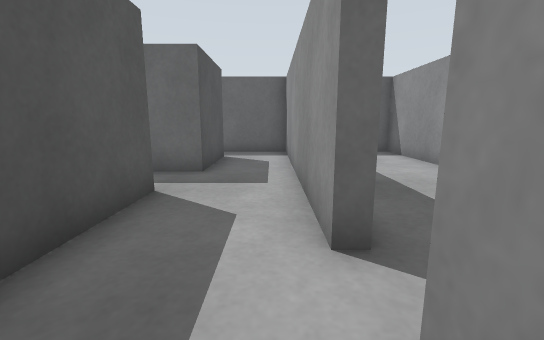
[1] (above)

24 first-person views from a walk through a world built for the Gazebo simulator. The camera is 0.61 m above the floor, tilts 10° down and sees 90° across. The floor is counted in squares, 0.5 m on a side. Each view is taken from the middle of a square. On the plan, view 1 faces up. The plan holds only what a view shows up to about 12 squares ahead; the rest is blank.

[2]
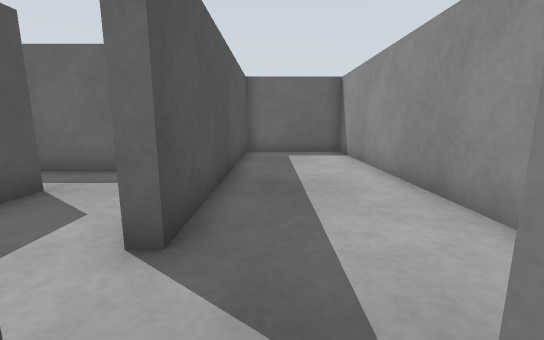

[3]
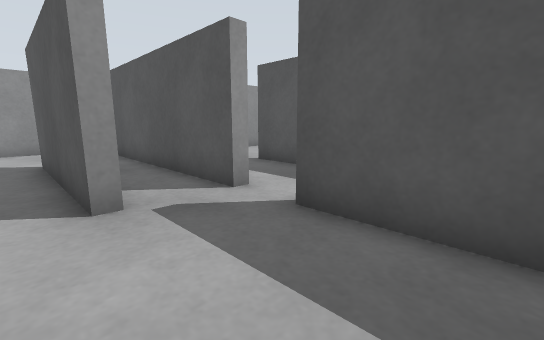

[4]
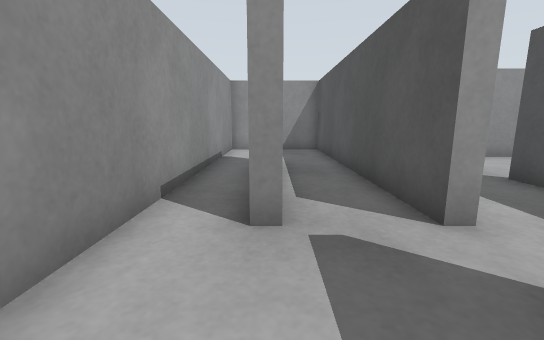

[5]
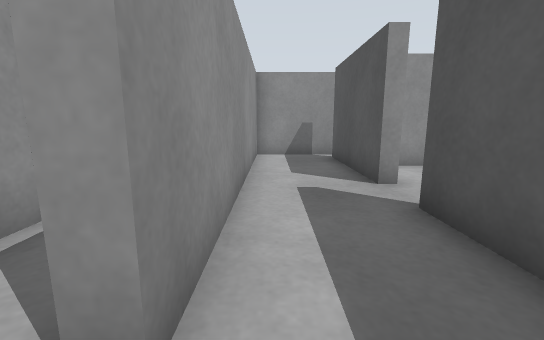

[6]
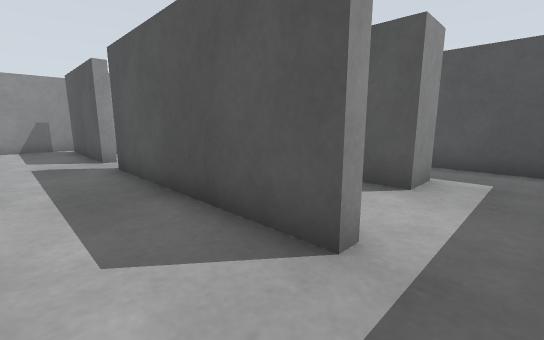

[7]
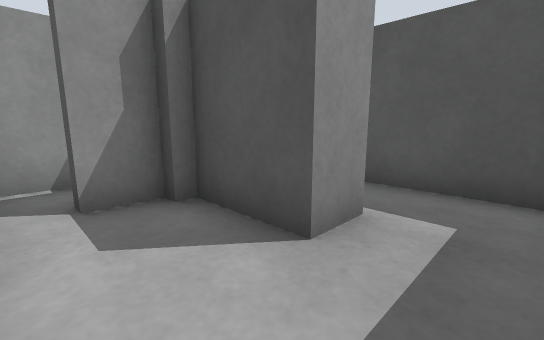

[8]
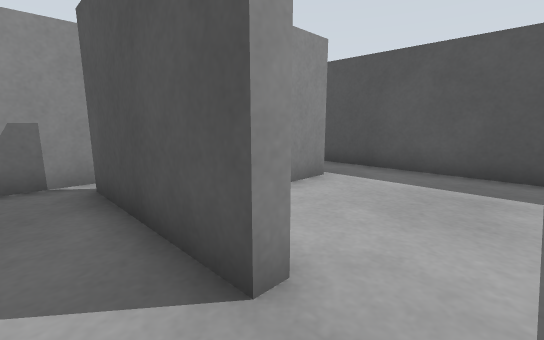

[9]
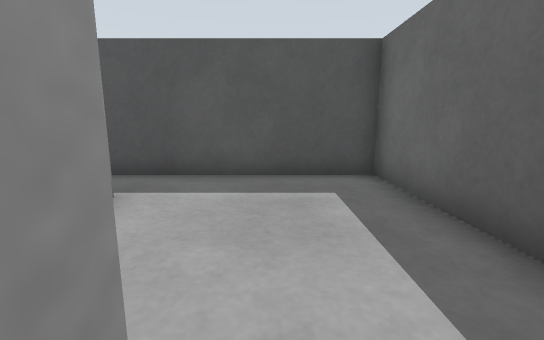

[10]
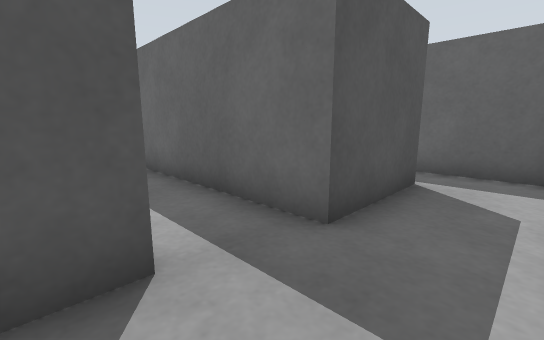

[11]
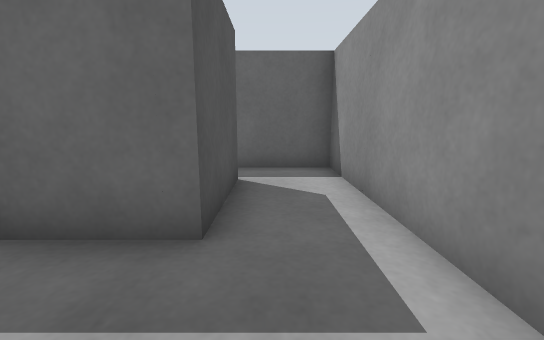

[12]
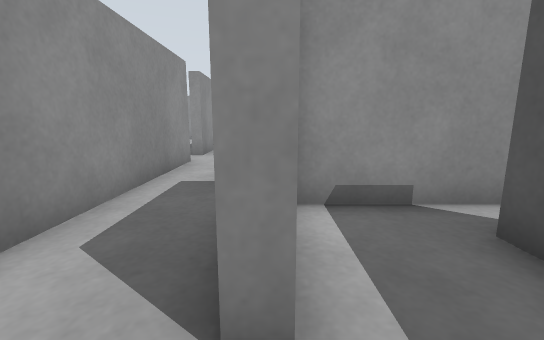

[13]
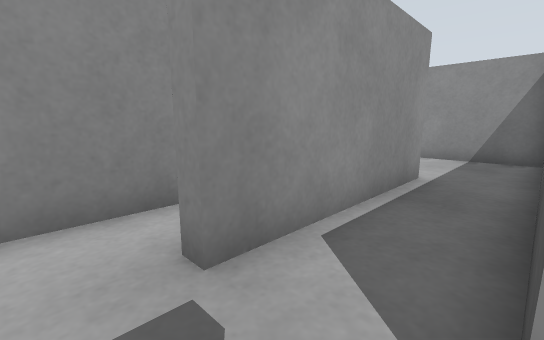

[14]
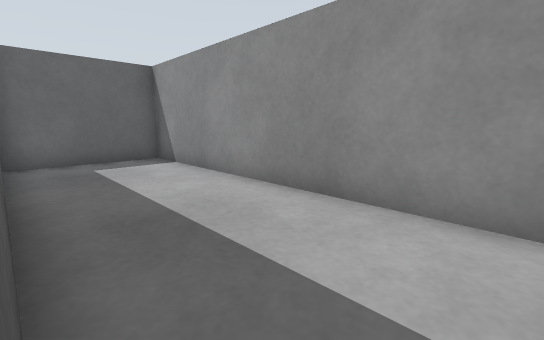

[15]
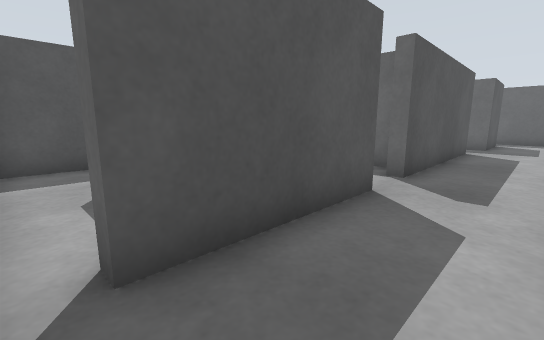

[16]
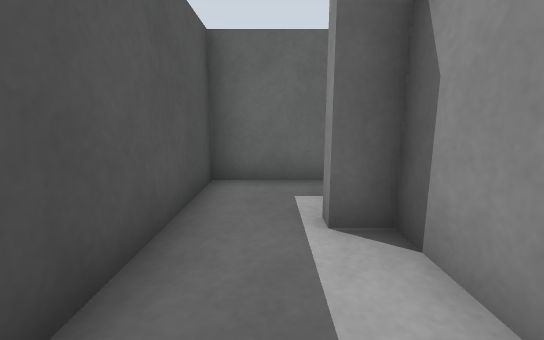

[17]
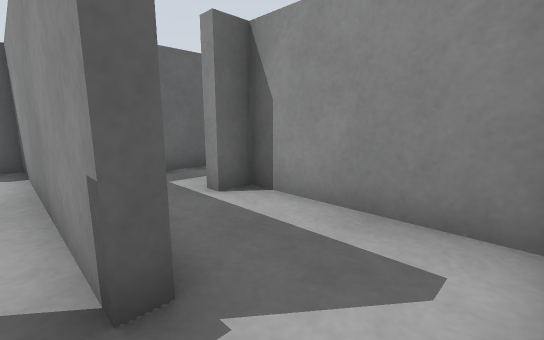

[18]
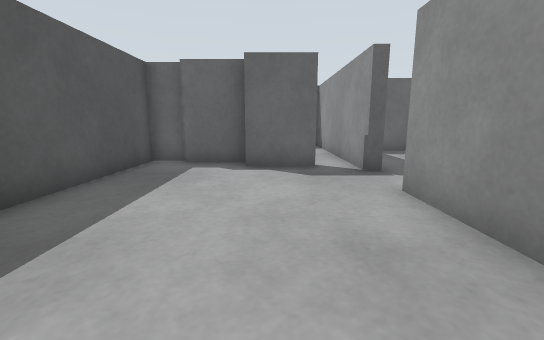

[19]
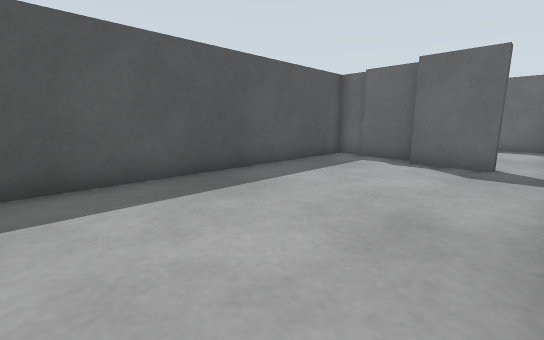

[20]
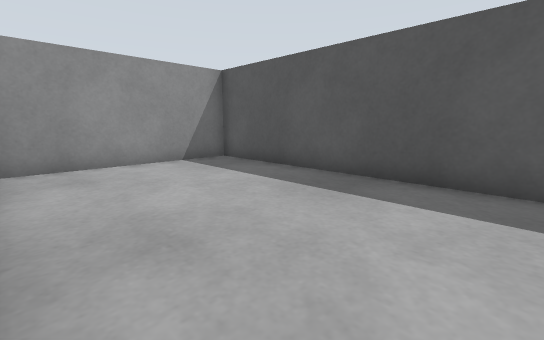

[21]
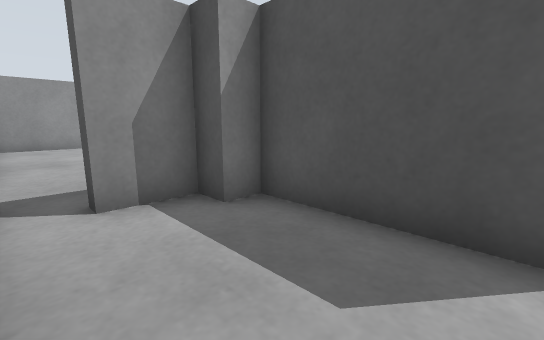

[22]
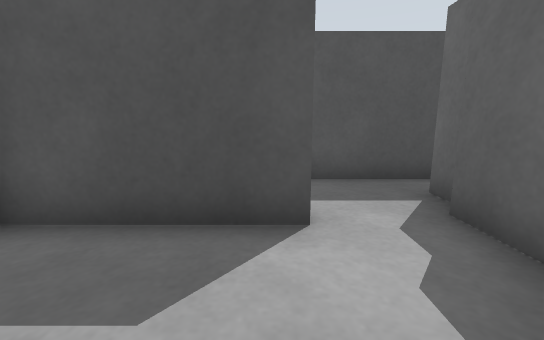

[23]
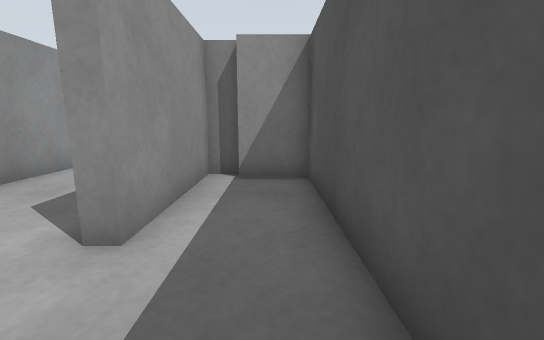

[24]
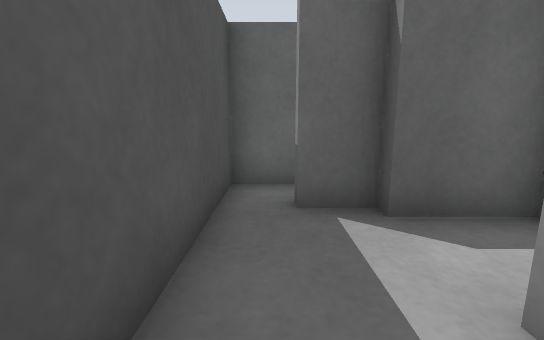

### Floor plan
Ten units are one square. View 1 is at (0, 0); x grows to the right and y downward. Boxes are objects, and circles mark ways between rooms. Rooms are numbered by the first view taken in them; rooms with no view inside come last. Other rooms are left out.
<svg viewBox="-153 -118 206 206">
<path fill="none" stroke="#000" d="M-26 33 -21 33 -21 75 -25 75M-24 83 6 83 6 -9M-21 -4 -21 18 -25 18M29 45 29 -9M33 -9 33 45M10 -9 10 83 48 83 48 -4M29 -9 33 -9M48 -4 48 -113 10 -113 10 -25M10 -25 6 -25 6 -45M6 -9 10 -9M-21 -48 -21 -4M-21 -98 -17 -98 -17 -67M6 -45 6 -113 -23 -113M-26 -48 -21 -48M-52 -44 -52 -21M-48 -21 -48 -17 -37 -17 -37 -12M-17 -67 -44 -67M-39 2 -29 2M-44 -67 -83 -67 -83 -20M-56 1 -56 -40 -63 -40 -63 -44 -52 -44M-86 29 -86 1M-82 -17 -86 -17 -86 -34M-98 -28 -98 -25 -118 -25M-118 -32 -138 -32M-138 -36 -148 -36 -148 83 -89 83M-125 -75 -121 -75 -121 -36 -113 -36 -113 -28 -98 -28M-86 -34 -86 -90 -104 -90M-105 -94 -115 -94M-115 -94 -125 -94 -125 -98 -136 -98 -136 -102M-132 -36 -125 -36 -125 -75M-148 -113 -148 -40 -132 -40M-64 56 -31 56M-29 6 -83 6 -83 56"/>
<circle cx="-5" cy="5" r="3" fill="#2a7"/>
<circle cx="-20" cy="25" r="3" fill="#2a7"/>
<circle cx="30" cy="0" r="3" fill="#2a7"/>
<circle cx="10" cy="-15" r="3" fill="#2a7"/>
<circle cx="-5" cy="-35" r="3" fill="#2a7"/>
<circle cx="-20" cy="-55" r="3" fill="#2a7"/>
<circle cx="-55" cy="-55" r="3" fill="#2a7"/>
<circle cx="-80" cy="-10" r="3" fill="#2a7"/>
<circle cx="-90" cy="-30" r="3" fill="#2a7"/>
<circle cx="-120" cy="-80" r="3" fill="#2a7"/>
<text x="-10" y="40">1</text>
<text x="30" y="50">2</text>
<text x="30" y="-60">3</text>
<text x="0" y="-20">4</text>
<text x="-10" y="-80">5</text>
<text x="-30" y="-40">6</text>
<text x="-70" y="-40">7</text>
<text x="-110" y="30">8</text>
<text x="-100" y="-60">9</text>
<text x="-130" y="-70">10</text>
<text x="-50" y="30">11</text>
</svg>
Room 1 opens to room 4. Room 1 opens to room 11. Room 2 opens to room 3. Room 3 opens to room 4. Room 4 opens to room 5. Room 5 opens to room 6. Room 6 opens to room 7. Room 7 opens to room 8. Room 8 opens to room 9. Room 9 opens to room 10.

Where each view was taken, in squares from view 1:
view 1: 0 up, 0 right, facing up
view 2: 0 up, 2 right, facing up
view 3: 5 up, 4 right, facing down-left
view 4: 4 up, 3 right, facing down
view 5: 2 up, 0 right, facing down
view 6: 6 up, 0 right, facing down-left
view 7: 6 up, 3 left, facing down-left
view 8: 2 down, 1 left, facing down-left
view 9: 3 down, 2 left, facing left
view 10: 4 up, 0 right, facing up-left
view 11: 4 up, 1 left, facing up
view 12: 11 up, 2 left, facing down
view 13: 2 up, 1 right, facing down-right
view 14: 2 up, 1 right, facing up-right
view 15: 8 down, 0 right, facing up-left
view 16: 1 up, 7 left, facing up
view 17: 0 up, 9 left, facing up-right
view 18: 5 down, 11 left, facing up
view 19: 6 down, 9 left, facing up-left
view 20: 0 up, 9 left, facing down-left
view 21: 7 up, 9 left, facing down-left
view 22: 7 up, 9 left, facing left
view 23: 10 up, 14 left, facing down
view 24: 6 up, 14 left, facing up
